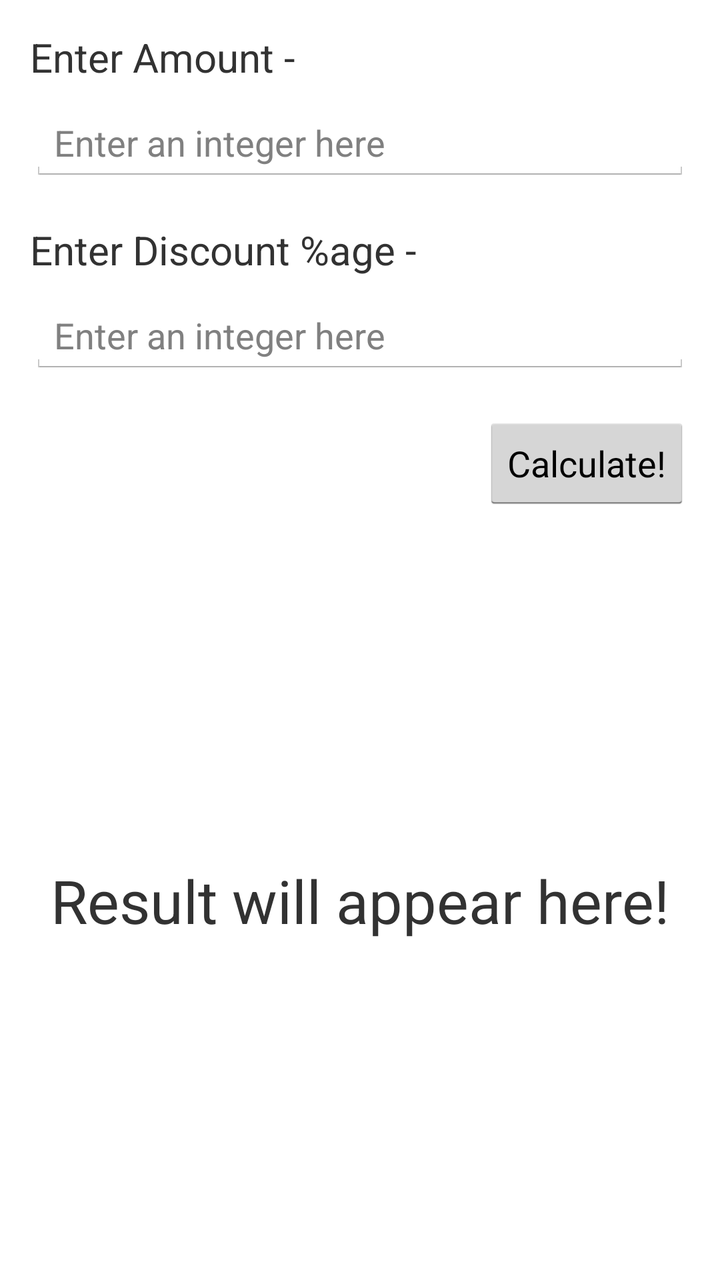
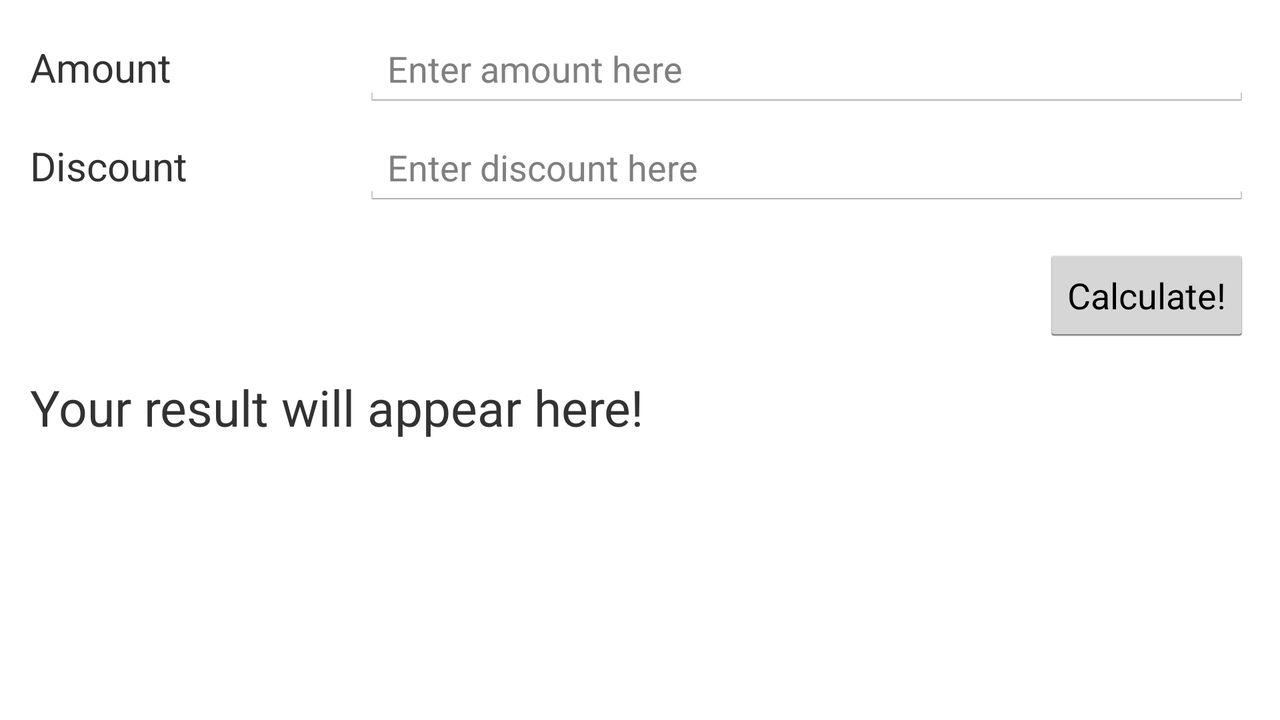

Two renders of one Android screen. The first uses the default layout on a phone; the second uses the alternative layout the repository ships for a different screen configuration, on a matching device. The two XML files are below.
<!-- AndroidManifest.xml: application theme AppTheme -->
<!-- res/layout/activity_discount_calculator.xml -->
<?xml version="1.0" encoding="utf-8"?>
<LinearLayout xmlns:android="http://schemas.android.com/apk/res/android"
    xmlns:app="http://schemas.android.com/apk/res-auto"
    xmlns:tools="http://schemas.android.com/tools"
    android:layout_width="match_parent"
    android:layout_height="match_parent"
    tools:context="com.vamsisangam.androidexamples.DiscountCalculatorActivity"
    android:orientation="vertical"
    android:layout_margin="15dp">

    <TextView
        android:layout_width="match_parent"
        android:layout_height="wrap_content"
        android:text="Enter Amount -"
        android:textSize="20dp"/>
    <EditText
        android:layout_width="match_parent"
        android:layout_height="wrap_content"
        android:hint="Enter an integer here"
        android:layout_marginTop="10dp"
        android:id="@+id/discountCalcAmount"
        android:inputType="number"/>

    <TextView
        android:layout_width="match_parent"
        android:layout_height="wrap_content"
        android:text="Enter Discount %age -"
        android:textSize="20dp"
        android:layout_marginTop="20dp"/>
    <EditText
        android:layout_width="match_parent"
        android:layout_height="wrap_content"
        android:hint="Enter an integer here"
        android:layout_marginTop="10dp"
        android:id="@+id/discountCalcRate"
        android:inputType="numberDecimal"
        />
    <Button
        android:layout_width="wrap_content"
        android:layout_height="wrap_content"
        android:layout_gravity="right"
        android:layout_marginTop="20dp"
        android:text="Calculate!"
        android:onClick="calculateDiscount"/>
    <TextView
        android:layout_width="match_parent"
        android:layout_height="wrap_content"
        android:layout_weight="1"
        android:layout_marginTop="20dp"
        android:textSize="30dp"
        android:gravity="center"
        android:text="Result will appear here!"
        android:id="@+id/discountCalcResult"/>

</LinearLayout>
<!-- resources referenced by this layout -->
<resources>
  <style name="AppTheme" parent="android:Theme.Holo.Light.DarkActionBar">
          
      </style>
</resources>
<!-- res/layout-land/activity_discount_calculator.xml (the repository's variant of the layout above) -->
<!-- drawn on the phone turned sideways -->
<?xml version="1.0" encoding="utf-8"?>
<LinearLayout xmlns:android="http://schemas.android.com/apk/res/android"
    android:orientation="vertical" android:layout_width="match_parent"
    android:layout_height="match_parent"
    android:layout_margin="15dp">
    <TableLayout
        android:layout_width="match_parent"
        android:layout_height="wrap_content">
        <TableRow>
            <TextView
                android:text="Amount"
                android:textSize="20dp"
                android:layout_weight="1"/>
            <EditText android:inputType="number"
                android:hint="Enter amount here"
                android:layout_weight="3"/>
        </TableRow>
        <TableRow android:layout_marginTop="10dp">
            <TextView
                android:text="Discount"
                android:textSize="20dp"
                android:layout_weight="1"/>
            <EditText android:inputType="number"
                android:hint="Enter discount here"
                android:layout_weight="3"/>
        </TableRow>
    </TableLayout>
    <Button
        android:layout_width="wrap_content"
        android:layout_height="wrap_content"
        android:layout_marginTop="20dp"
        android:layout_gravity="right"
        android:text="Calculate!"/>
    <TextView
        android:layout_width="match_parent"
        android:layout_height="wrap_content"
        android:text="Your result will appear here!"
        android:textSize="25dp"
        android:layout_marginTop="15dp"/>
</LinearLayout>
